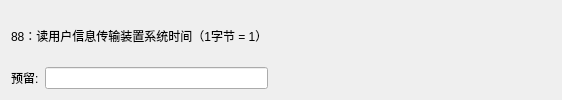
               <widget class="QWidget" name="page_35">
                <layout class="QGridLayout" name="gridLayout_38">
                 <item row="0" column="0" colspan="2">
                  <widget class="QLabel" name="label_121">
                   <property name="maximumSize">
                    <size>
                     <width>16777215</width>
                     <height>60</height>
                    </size>
                   </property>
                   <property name="text">
                    <string>88：读用户信息传输装置系统时间（1字节 = 1）</string>
                   </property>
                  </widget>
                 </item>
                 <item row="1" column="0">
                  <widget class="QLabel" name="label_122">
                   <property name="text">
                    <string>预留:</string>
                   </property>
                  </widget>
                 </item>
                 <item row="1" column="1">
                  <widget class="QLineEdit" name="Line_88_1"/>
                 </item>
                 <item row="1" column="2">
                  <spacer name="horizontalSpacer_28">
                   <property name="orientation">
                    <enum>Qt::Orientation::Horizontal</enum>
                   </property>
                   <property name="sizeHint" stdset="0">
                    <size>
                     <width>283</width>
                     <height>20</height>
                    </size>
                   </property>
                  </spacer>
                 </item>
                </layout>
               </widget>
